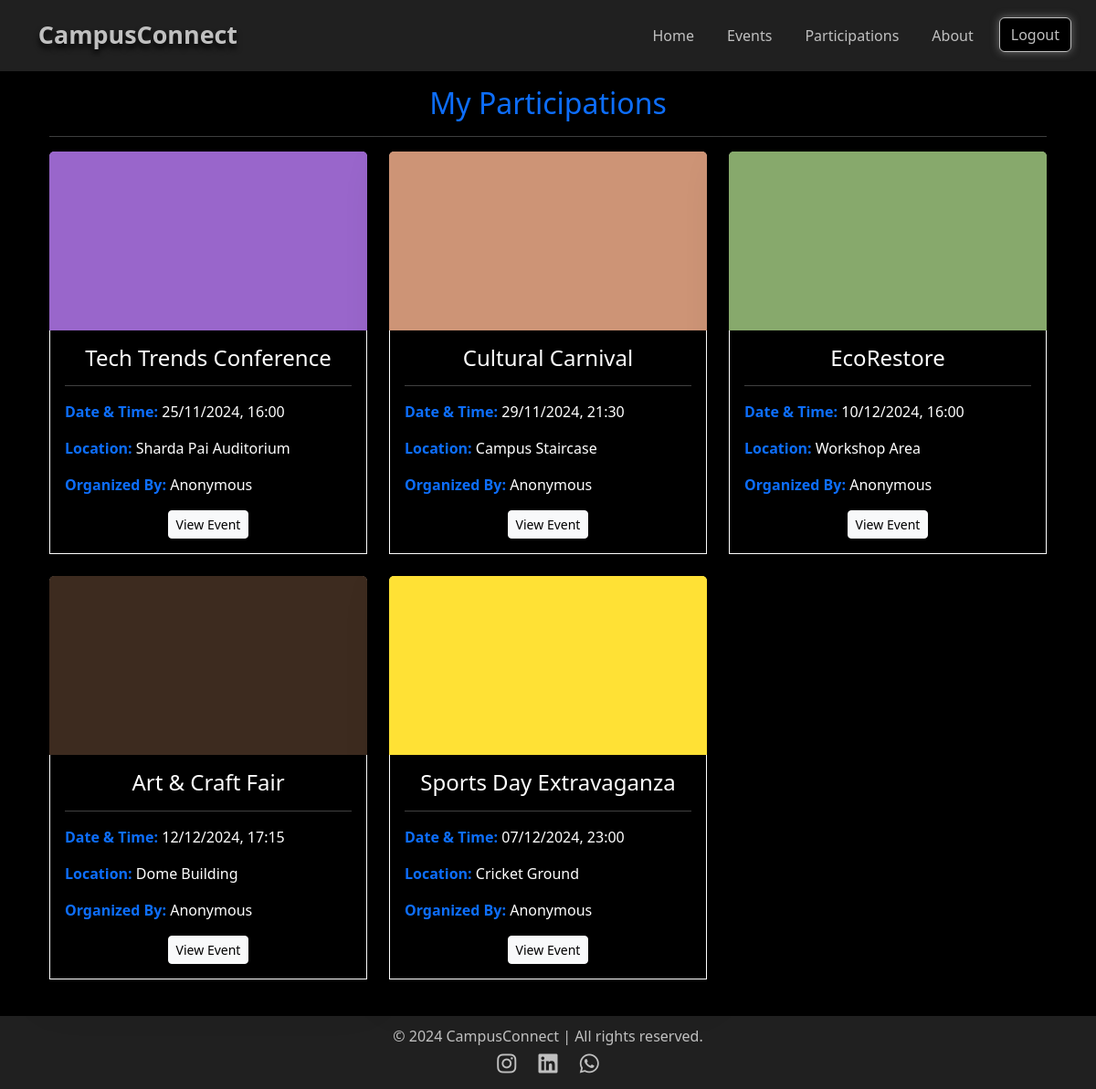
/participations/ (signed in), run on the app's committed database.
### events/models.py (models this page shows, shortened)
class Participation(models.Model):
    user = models.ForeignKey(User, on_delete=models.CASCADE)
    event = models.ForeignKey(Event, on_delete=models.CASCADE)
    registered_at = models.DateTimeField(auto_now_add=True)

class Event(models.Model):
    user = models.ForeignKey(User, on_delete=models.CASCADE)
    title = models.CharField(max_length=255)
    description = models.TextField()
    event_datetime = models.DateTimeField(default=timezone.now)
    location = models.CharField(max_length=255)
    photo = models.ImageField(upload_to='events/photos/', blank=True, null=True)
    organized_by = models.CharField(max_length=255, default="Anonymous")
    participants = models.ManyToManyField(User, related_name="registered_events", blank=True)

### events/views.py (the view)
# urls.py: path('participations/', views.participations, name='participations'),
@login_required
def participations(request):
    participations = Participation.objects.filter(user=request.user)
    return render(request, 'participations.html', {'participations': participations})

### events/templates/participations.html
{% extends 'layout.html' %}
{% block content %}
<div class="container my-3">
    <h2 class="text-center" style="color: #0d6efd;">My Participations</h2>
    <hr>
    {% if user.is_authenticated %}
        {% if participations %}
            <div class="row">
                {% for participation in participations %}
                    <div class="col-md-4 col-lg-4 mb-4">
                        <div class="card border-0 shadow-lg hover-effect" style="border: 2px solid white;">
                            {% if participation.event.photo %}
                                <img src="{{ participation.event.photo.url }}" class="card-img-top" alt="Event photo">
                            {% else %}
                                <img src="default_image_url.jpg" class="card-img-top" alt="Default image">
                            {% endif %}
                            <div class="card-body" style="background-color: black; color: white; border-left: 1px solid white; border-right: 1px solid white; border-bottom: 1px solid white;">
                                <h4 class="card-title"><center>{{ participation.event.title }}</center></h4><hr>
                                <p><strong><span style="color: #0d6efd;">Date & Time:</span></strong> {{ participation.event.event_datetime|date:"d/m/Y, H:i" }}</p>
                                <p><strong><span style="color: #0d6efd;">Location:</span></strong> {{ participation.event.location }}</p>
                                <p><strong><span style="color: #0d6efd;">Organized By:</span></strong> {{ participation.event.organized_by }}</p>
                                <div class="d-flex justify-content-center">
                                    <a href="{% url 'event_detail' participation.event.id %}" class="btn btn-light btn-sm">View Event</a>
                                </div>
                            </div>
                        </div>
                    </div>
                {% endfor %}
            </div>
        {% else %}
            <h4 class="text-center">You have not registered for any events yet.</h4>
        {% endif %}
    {% else %}
        <div class="text-center">
            <p>You need to log in to view your participations.</p>
            <a href="{% url 'login' %}?next={% url 'participations' %}" class="btn btn-primary">Login to Participate</a>
        </div>
    {% endif %}
</div>
{% endblock %}

### templates/layout.html (style rules this page uses)
body { background-color: #000000; color: #f8f9fa; min-height: 100vh; display: flex; flex-direction: column; }

### data on the page
Participation: event.photo (picture), event "Tech Trends Conference", event.event_datetime "25/11/2024, 16:00", event.location "Sharda Pai Auditorium", event.organized_by "Anonymous"
Participation: event.photo (picture), event "Cultural Carnival", event.event_datetime "29/11/2024, 21:30", event.location "Campus Staircase", event.organized_by "Anonymous"
Participation: event.photo (picture), event "EcoRestore", event.event_datetime "10/12/2024, 16:00", event.location "Workshop Area", event.organized_by "Anonymous"
Participation: event.photo (picture), event "Art & Craft Fair", event.event_datetime "12/12/2024, 17:15", event.location "Dome Building", event.organized_by "Anonymous"
Participation: event.photo (picture), event "Sports Day Extravaganza", event.event_datetime "07/12/2024, 23:00", event.location "Cricket Ground", event.organized_by "Anonymous"
